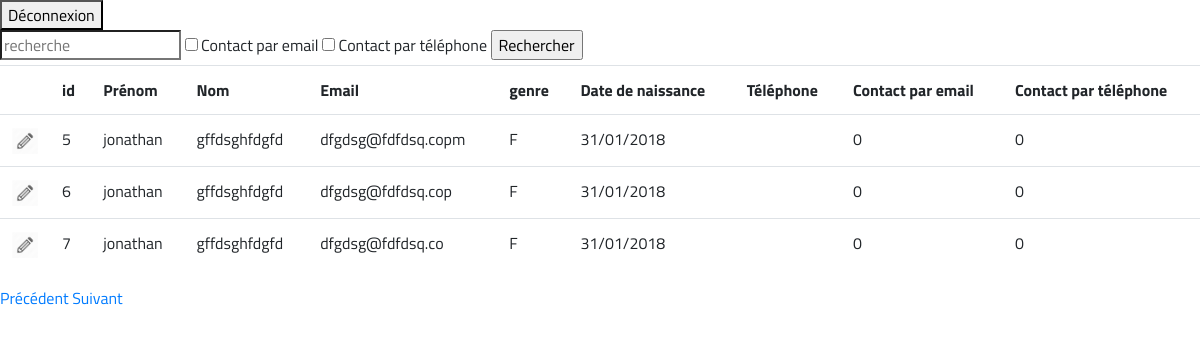
Page /exercice_formulaire/view.php?page=2 (signed in) on the committed database.
### tables this page shows
CREATE TABLE `utilisateur` (
  `id` int(11) NOT NULL AUTO_INCREMENT,
  `lastname` varchar(50) NOT NULL,
  `firstname` varchar(50) NOT NULL,
  `email` varchar(250) DEFAULT NULL,
  `gender`varchar(1) DEFAULT NULL,
  `birthdate` DATE DEFAULT NULL,
  `phone` varchar(15),
  `mail_subscribe` tinyint(1) DEFAULT 0,
  `phone_subscribe` tinyint(1) DEFAULT 0,
  PRIMARY KEY (`id`),
  UNIQUE KEY `email` (`email`)
);

### lib/fonctions.php (the view, shortened to what this page needs)
<?php
function table_html($array, $updateable = false, $update_url = '') {
    $table = '<table class="table"><tr>';
    if ($updateable)
        $table .= '<th></th>';
    foreach(array_keys($array[0]) as $key) {
        $table .= '<th>' . $key . '</th>';
    }
    $table .= '</tr>';
    foreach($array as $row) {
        $table .= '<tr>';
        if ($updateable)
            $table .= '<td class="edit"><a href="' . $update_url . '?id=' . $row['id'] .'"><img src="img/edit.png"/></a></td>';
        foreach($row as $value) {
            $table .= '<td>' . $value . '</td>';
        }
        $table .= '</tr>';
    }
    $table .= '</table>';
    return $table;
}
function getValue($value, $default = '') {
    return !empty($_GET[$value]) ? $_GET[$value] : $default;
}
function getInt($value, $default = '') {
    return (int)getValue($value, $default);
}

### exercice_formulaire/css/styles.css (style rules this page uses)
body { font-family: 'Titillium Web', sans-serif; }
.edit { width: 50px; }
.edit img { max-width: 100%; height: auto; }
:root { --input-padding-x: .75rem; --input-padding-y: .75rem; }

### rows in the picture
utilisateur: id "5", firstname "jonathan", lastname "gffdsghfdgfd", email "dfgdsg@fdfdsq.copm", gender "F", value "31/01/2018", value "0"
utilisateur: id "6", firstname "jonathan", lastname "gffdsghfdgfd", email "dfgdsg@fdfdsq.cop", gender "F", value "31/01/2018", value "0"
utilisateur: id "7", firstname "jonathan", lastname "gffdsghfdgfd", email "dfgdsg@fdfdsq.co", gender "F", value "31/01/2018", value "0"

### other values in the picture
$key "id"
$key "Prénom"
$key "Nom"
$key "Email"
$key "genre"
$key "Date de naissance"
$key "Téléphone"
$key "Contact par email"
$key "Contact par téléphone"
